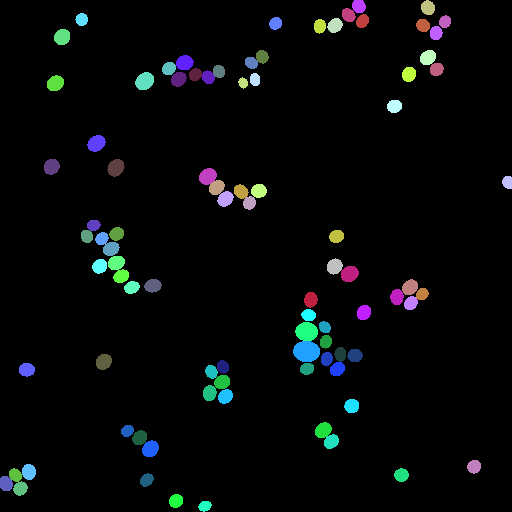
#> input picture Data/2b_S_Aureus/test/masks/JE2NileRed_oilp22_PMP_101220_007.tif, 512 x 512 px, found by its file name
$ jupyter execute --allow-errors data_augmentation.ipynb   (shell and % lines are left out)
#> lines starting #> are read from the running program, lines starting #| are printed output that depends on the picture; after the words box and inside, x2 and y2 are one past the last pixel; in counts of white or black regions, pixels touching at a corner belong together
# Data Analysis

#### We have 5 different datasets

Details:

## On Scc The Folder Structure is as follows:

- **2b**
  - A_Segmentation_S.aureus.png
  - **DeepBacs_Data_Segmentation_Staph_Aureus_dataset**
    - **brightfield_dataset**
      - **test**
        - **brightfield** (5 files)
          - JE2NileRed_oilp22_PMP_101220_007.tif
          - JE2NileRed_oilp22_PMP_101220_008.tif
          - *(... 3 more files)*
        - **masks** (5 files)
          - JE2NileRed_oilp22_PMP_101220_007.tif
          - JE2NileRed_oilp22_PMP_101220_008.tif
          - *(... 3 more files)*
      - **train**
        - **full_images**
          - **brightfield** (7 files)
            - JE2NileRed_oilp22_PMP_101220_001.tif
            - JE2NileRed_oilp22_PMP_101220_002.tif
            - *(... 5 more files)*
          - **masks** (7 files)
            - JE2NileRed_oilp22_PMP_101220_001.tif
            - JE2NileRed_oilp22_PMP_101220_002.tif
            - *(... 5 more files)*
        - **patches**
          - **brightfield** (10 files)
            - JE2NileRed_oilp22_PMP_101220_001_1.tif
            - JE2NileRed_oilp22_PMP_101220_001_2.tif
            - *(... 8 more files)*
          - **masks** (10 files)
            - JE2NileRed_oilp22_PMP_101220_001_1.tif
            - JE2NileRed_oilp22_PMP_101220_001_2.tif
            - *(... 8 more files)*
    - **Fiji_Rois**
      - **test** (5 files)
        - JE2NileRed_oilp22_PMP_101220_007.zip
        - JE2NileRed_oilp22_PMP_101220_008.zip
        - *(... 3 more files)*
      - **train** (7 files)
        - JE2NileRed_oilp22_PMP_101220_001.zip
        - JE2NileRed_oilp22_PMP_101220_002.zip
        - *(... 5 more files)*
    - **fluorescence_dataset**
      - *(similar structure as above for test and train)*
  - Notes.txt

[cell 1]
# Main folder of datasets
main_folder_path = "/projectnb/ec523kb/projects/teams_Fall_2024/Team_2/bacteria_counting/Data"

[cell 2]
# Example images
print("Brightfield")
img_path = "2b/DeepBacs_Data_Segmentation_Staph_Aureus_dataset/brightfield_dataset/test/brightfield/JE2NileRed_oilp22_PMP_101220_007.tif"
mask_path = "2b/DeepBacs_Data_Segmentation_Staph_Aureus_dataset/brightfield_dataset/test/masks/JE2NileRed_oilp22_PMP_101220_007.tif"

[cell 3]
# Stardist
img_path = "2d/5550968/DeepBacs_Data_Segmentation_B.subtilis_FtsZ_dataset/StarDist_dataset/test/fluorescence/test_1.tif"
mask_path = "2d/5550968/DeepBacs_Data_Segmentation_B.subtilis_FtsZ_dataset/StarDist_dataset/test/masks/test_1.tif"

# Data Augmentation

This is the final output function:
original_image_rgb, mask_image_rgb, final_rgb, final_mask_rgb = process_images(original_image_path, mask_image_path, visualize_individual=True, display_plots=True)

[cell 4]
import cv2
import numpy as np
import matplotlib.pyplot as plt
import os

[cell 5]
# Load image and mask
original_image_path = os.path.join(main_folder_path, img_path)
mask_image_path = os.path.join(main_folder_path, mask_path)
original_image = cv2.imread(os.path.join(main_folder_path, img_path))
mask_image = cv2.imread(os.path.join(main_folder_path, mask_path))

[cell 6]
import os
import cv2
import numpy as np
import pandas as pd

def augment_images_in_folder(image_folder_path, mask_folder_path, output_folder_path, density_factor):
    # Create main output folder
    if not os.path.exists(output_folder_path):
        os.makedirs(output_folder_path)

    # Create separate folders for augmented images and masks
    augmented_image_folder = os.path.join(output_folder_path, f'augmented_{os.path.basename(image_folder_path)}')
    augmented_mask_folder = os.path.join(output_folder_path, f'augmented_{os.path.basename(mask_folder_path)}')

    os.makedirs(augmented_image_folder, exist_ok=True)
    os.makedirs(augmented_mask_folder, exist_ok=True)

    augmentation_info = []
    image_files = [f for f in os.listdir(image_folder_path) if f.endswith(('tif','.png', '.jpg', '.jpeg'))]

    for image_file in image_files:
        mask_file = image_file  # Assuming mask files have the same name as image files
        original_image_path = os.path.join(image_folder_path, image_file)
        mask_image_path = os.path.join(mask_folder_path, mask_file)

        original_image_rgb, mask_image_rgb, final_image, final_mask = process_images(
            original_image_path,
            mask_image_path,
            visualize_individual=False,
            display_plots=True,
            density_factor=density_factor
        )

        if final_image is not None and final_mask is not None:
            augmented_image_path = os.path.join(augmented_image_folder, f'augmented_{image_file}')
            augmented_mask_path = os.path.join(augmented_mask_folder, f'augmented_{mask_file}')

            cv2.imwrite(augmented_image_path, cv2.cvtColor(final_image, cv2.COLOR_RGB2BGR))
            cv2.imwrite(augmented_mask_path, cv2.cvtColor(final_mask, cv2.COLOR_RGB2BGR))

            augmentation_info.append({
                "original_image": original_image_path,
                "mask": mask_image_path,
                "augmented_image": augmented_image_path,
                "augmented_mask": augmented_mask_path,
                "density_factor": density_factor
            })

    info_df = pd.DataFrame(augmentation_info)
    info_df.to_csv(os.path.join(output_folder_path, 'augmentation_info.csv'), index=False)

[cell 7]
import cv2
import numpy as np
import matplotlib.pyplot as plt

#import cv2
import numpy as np
import matplotlib.pyplot as plt

# [63 lines left out: functions get_unique_colors, extract_bacteria, create_background, visualize_individual_bacteria, not called in this run]

# Define a function to generate distinct colors
def generate_unique_colors(num_colors):
    np.random.seed(0)  # For reproducibility
    return np.random.randint(0, 255, size=(num_colors, 3), dtype=np.uint8)

def process_images(original_image_path, mask_image_path, visualize_individual=False, display_plots=False, density_factor=1):
    # Load images
#> call 2 of process_images, with visualize_individual = False, display_plots = True, density_factor = 5
#> in process_images, original_image is the input picture: shape (512, 512, 3); mean B, G, R 9.2, 8.5, 6.3
    original_image = cv2.imread(original_image_path)
    mask_image = cv2.imread(mask_image_path)

    if original_image is None or mask_image is None:
        print("Error loading images.")
        return

    # Process images
    unique_colors = get_unique_colors(mask_image)
    bacteria_dict = extract_bacteria(original_image, mask_image, unique_colors)

    # Generate unique colors for each bacterium
    num_bacteria = len(bacteria_dict)
    distinct_colors = generate_unique_colors(num_bacteria)

    # Increase density of bacteria by duplicating them randomly
    dense_bacteria_dict = {}
    for idx, (color, (bacteria_image, bacteria_mask)) in enumerate(bacteria_dict.items()):
        for i in range(density_factor):  # Adjust this factor for density

            # Randomly rotate the bacteria image
            angle = np.random.uniform(-30, 30)  # Random angle between -30 and 30 degrees
            center = (bacteria_image.shape[1] // 2, bacteria_image.shape[0] // 2)
            rotation_matrix = cv2.getRotationMatrix2D(center, angle, 1.0)
            rotated_bacteria_image = cv2.warpAffine(bacteria_image, rotation_matrix,
                                                     (bacteria_image.shape[1], bacteria_image.shape[0]))
            rotated_bacteria_mask = cv2.warpAffine(bacteria_mask, rotation_matrix,
                                                    (bacteria_mask.shape[1], bacteria_mask.shape[0]))

            # Randomly flip the bacteria image horizontally or vertically
            if np.random.rand() > 0.5:  # Randomly decide to flip
                rotated_bacteria_image = cv2.flip(rotated_bacteria_image, 1)  # Flip horizontally
                rotated_bacteria_mask = cv2.flip(rotated_bacteria_mask, 1)  # Flip mask similarly

            # Randomly position the new bacteria image
            offset_x = np.random.randint(0, original_image.shape[1] - rotated_bacteria_image.shape[1])
            offset_y = np.random.randint(0, original_image.shape[0] - rotated_bacteria_image.shape[0])

            # Store the transformed bacteria image and mask with its new position and assigned color
            if idx not in dense_bacteria_dict:
                dense_bacteria_dict[idx] = []
            dense_bacteria_dict[idx].append((rotated_bacteria_image.copy(), rotated_bacteria_mask.copy(), (offset_x, offset_y), distinct_colors[idx]))

    background = create_background(original_image.copy(), mask_image)

    final_image, final_mask = place_bacteria_on_background(background.copy(), dense_bacteria_dict)

    # Convert images from BGR to RGB for correct color representation in Matplotlib
    original_image_rgb = cv2.cvtColor(original_image , cv2.COLOR_BGR2RGB)
    mask_image_rgb = cv2.cvtColor(mask_image , cv2.COLOR_BGR2RGB)
    final_rgb = cv2.cvtColor(final_image , cv2.COLOR_BGR2RGB)
    final_mask_rgb = cv2.cvtColor(final_mask , cv2.COLOR_BGR2RGB)

    if display_plots:
        # Display results using Matplotlib in a structured manner
        fig, axes = plt.subplots(2, 2, figsize=(10, 10))

        axes[0,0].imshow(original_image_rgb)
        axes[0,0].set_title('Original Image')
        axes[0,0].axis('off')

        axes[0,1].imshow(mask_image_rgb)
        axes[0,1].set_title('Mask Image')
        axes[0,1].axis('off')

        axes[1,0].imshow(final_rgb)
        axes[1,0].set_title(f'Final Image with Increased Bacteria Density by {density_factor}')
        axes[1,0].axis('off')

        axes[1,1].imshow(final_mask_rgb)
        axes[1,1].set_title(f'Final Mask Image with Increased Bacteria Density by {density_factor}')
        axes[1,1].axis('off')
        plt.savefig('report_fig_2.png', dpi=300, bbox_inches='tight')
        plt.tight_layout()
        plt.show()


    return original_image_rgb, mask_image_rgb, final_rgb, final_mask_rgb

# [40 lines left out: function place_bacteria_on_background, not called in this run]

# Example usage:
img_folder_path = "2b/DeepBacs_Data_Segmentation_Staph_Aureus_dataset/brightfield_dataset/train/patches/brightfield/"
mask_folder_path = "2b/DeepBacs_Data_Segmentation_Staph_Aureus_dataset/brightfield_dataset/train/patches/masks"

original_image_path = os.path.join(main_folder_path, img_path)
mask_image_path = os.path.join(main_folder_path, mask_path)


#> (the rest of this cell did not finish here and is left out)

[cell 8]
import cv2
import numpy as np
import matplotlib.pyplot as plt

def get_unique_colors(image):
    unique_colors = np.unique(image.reshape(-1, 3), axis=0)
#> unique_colors = 90 rows, first 8: [0, 0, 0], [64, 32, 96], [64, 32, 192], [64, 64, 32], [64, 64, 96], [64, 64, 192], [64, 96, 32], [64, 96, 96]
    unique_colors = unique_colors[~np.all(unique_colors == [0, 0, 0], axis=1)]
#> unique_colors = 89 rows, first 8: [64, 32, 96], [64, 32, 192], [64, 64, 32], [64, 64, 96], [64, 64, 192], [64, 96, 32], [64, 96, 96], [64, 96, 192]
    return unique_colors

def extract_bacteria(original, mask, unique_colors):
    bacteria_dict = {}
    for color in unique_colors:
        color_mask = np.all(mask == color, axis=-1).astype(np.uint8) * 255
        contours, _ = cv2.findContours(color_mask, cv2.RETR_EXTERNAL, cv2.CHAIN_APPROX_SIMPLE)
        for contour in contours:
            # Create a mask for the contour
            contour_mask = np.zeros_like(color_mask)
            cv2.drawContours(contour_mask, [contour], -1, 255, thickness=cv2.FILLED)

            # Use the contour mask to extract the corresponding region from the original image
            bacteria_image = cv2.bitwise_and(original, original, mask=contour_mask)

            # Set background of bacteria image to black where mask is zero
            bacteria_image[contour_mask == 0] = [0, 0, 0]

            # Store the extracted bacteria image and contour mask in a dictionary
            if tuple(color) not in bacteria_dict:
                bacteria_dict[tuple(color)] = []
            bacteria_dict[tuple(color)].append((bacteria_image, contour_mask))
#> this loop made 89 passes
#> color on passes 1 to 12: [64, 32, 96], [64, 32, 192], [64, 64, 32], [64, 64, 96], [64, 64, 192], [64, 96, 32], [64, 96, 96], [64, 96, 192], [64, 128, 96], [64, 128, 192], [64, 160, 32], [64, 160, 96]
#> pass 1, in extract_bacteria, `color_mask = np.all(mask == color, axis=-1).astype(np.uint8) * 255`:
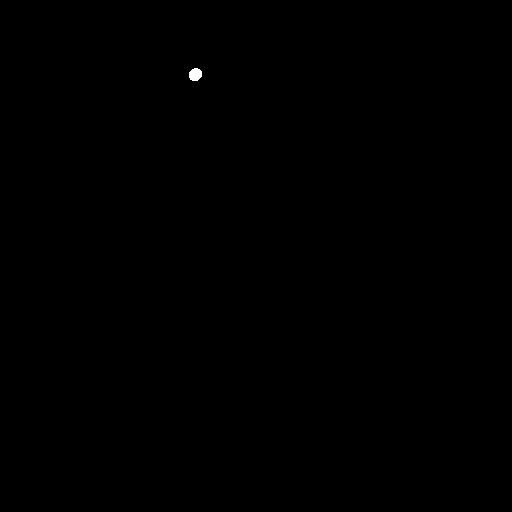
#> color_mask: shape (512, 512); 0.05% white; 1 white region, box (x1, y1, x2, y2) and area: (189, 68, 202, 81) 136
#> pass 2, in extract_bacteria, `color_mask = np.all(mask == color, axis=-1).astype(np.uint8) * 255`:
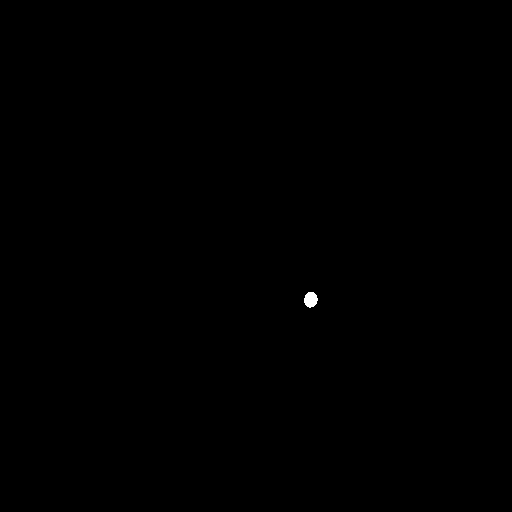
#> color_mask: shape (512, 512); 0.06% white; 1 white region, box (x1, y1, x2, y2) and area: (304, 292, 318, 308) 169
#> after the loop:
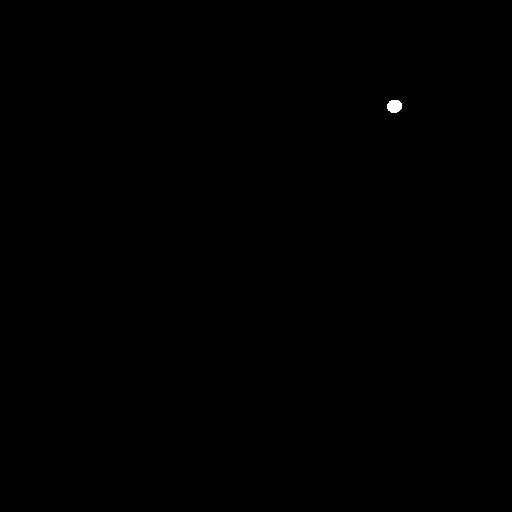
#> color_mask: shape (512, 512); 0.06% white; 1 white region, box (x1, y1, x2, y2) and area: (387, 100, 402, 113) 160
#> after the loop, bacteria_dict = 89 items
#> in process_images (call 2), `num_bacteria = len(bacteria_dict)`: num_bacteria = 89

    return bacteria_dict

# [33 lines left out: functions create_background, visualize_individual_bacteria, not called in this run]

def generate_unique_colors(num_colors):
#> in process_images (call 2), `distinct_colors = generate_unique_colors(num_bacteria)`: distinct_colors = 89 rows, first 8: [172, 10, 127], [140, 47, 170], [196, 151, 117], [166, 22, 183], [192, 204, 33], [216, 67, 179], [78, 154, 251], [82, 162, 219]
    np.random.seed(0)
    return np.random.randint(0, 255, size=(num_colors, 3), dtype=np.uint8)

def process_images(original_image_path, mask_image_path, visualize_individual=False, display_plots=False, density_factor=1):
    original_image = cv2.imread(original_image_path)
    mask_image = cv2.imread(mask_image_path)

    if original_image is None or mask_image is None:
        print("Error loading images.")
        return

    unique_colors = get_unique_colors(mask_image)
    bacteria_dict = extract_bacteria(original_image, mask_image, unique_colors)

    num_bacteria = len(bacteria_dict)
    distinct_colors = generate_unique_colors(num_bacteria)

    dense_bacteria_dict = {}
    for idx, (color, bacteria_list) in enumerate(bacteria_dict.items()):
        for i in range(density_factor):
            for bacteria_image, bacteria_mask in bacteria_list:
                angle = np.random.uniform(-30, 30)
                center = (bacteria_image.shape[1] // 2, bacteria_image.shape[0] // 2)
                rotation_matrix = cv2.getRotationMatrix2D(center, angle, 1.0)

                rotated_bacteria_image = cv2.warpAffine(bacteria_image.copy(), rotation_matrix,
                                                        (bacteria_image.shape[1], bacteria_image.shape[0]))
                rotated_bacteria_mask = cv2.warpAffine(bacteria_mask.copy(), rotation_matrix,
                                                       (bacteria_mask.shape[1], bacteria_mask.shape[0]))

                if np.random.rand() > 0.5:
                    rotated_bacteria_image = cv2.flip(rotated_bacteria_image.copy(), 1)
                    rotated_bacteria_mask = cv2.flip(rotated_bacteria_mask.copy(), 1)

                offset_x = np.random.randint(0, original_image.shape[1] - rotated_bacteria_image.shape[1])
                offset_y = np.random.randint(0, original_image.shape[0] - rotated_bacteria_image.shape[0])

                if idx not in dense_bacteria_dict:
                    dense_bacteria_dict[idx] = []
                dense_bacteria_dict[idx].append((rotated_bacteria_image.copy(), rotated_bacteria_mask.copy(),
                                                 (offset_x, offset_y), distinct_colors[idx]))
#> this loop made 1 pass
#> after the loop, dense_bacteria_dict = 0 items

    background = create_background(original_image.copy(), mask_image)

    final_image, final_mask = place_bacteria_on_background(background.copy(), dense_bacteria_dict)

    original_image_rgb = cv2.cvtColor(original_image , cv2.COLOR_BGR2RGB)
    mask_image_rgb = cv2.cvtColor(mask_image , cv2.COLOR_BGR2RGB)
    final_rgb = cv2.cvtColor(final_image , cv2.COLOR_BGR2RGB)
    final_mask_rgb = cv2.cvtColor(final_mask , cv2.COLOR_BGR2RGB)

    if display_plots:
        fig, axes = plt.subplots(2, 2, figsize=(20, 10))

        axes[0][0].imshow(original_image_rgb)
        axes[0][0].set_title('Original Image')
        axes[0][0].axis('off')

        axes[0][1].imshow(mask_image_rgb)
        axes[0][1].set_title('Mask Image')
        axes[0][1].axis('off')

        axes[1][0].imshow(final_rgb)
        axes[1][0].set_title(f'Final Image with Increased Bacteria Density by {density_factor}')
        axes[1][0].axis('off')

        axes[1][1].imshow(final_mask_rgb)
        axes[1][1].set_title(f'Final Mask Image with Increased Bacteria Density by {density_factor}')
        axes[1][1].axis('off')

        plt.tight_layout()
        plt.show()

    return original_image_rgb, mask_image_rgb, final_rgb, final_mask_rgb

# [39 lines left out: function place_bacteria_on_background, not called in this run]


# Example usage:
#> (the rest of this cell did not finish here and is left out)

[cell 9]
# Example images brightfield
img_folder_path = "2b/DeepBacs_Data_Segmentation_Staph_Aureus_dataset/brightfield_dataset/train/patches/brightfield/"
mask_folder_path = "2b/DeepBacs_Data_Segmentation_Staph_Aureus_dataset/brightfield_dataset/train/patches/masks"

img_folder_path = "2c/DeepBacs_Data_Segmentation_E.coli_Brightfield_dataset/train/brightfield"
mask_folder_path = "2c/DeepBacs_Data_Segmentation_E.coli_Brightfield_dataset/train/masks_RoiMap"

img_path = "2b/DeepBacs_Data_Segmentation_Staph_Aureus_dataset/brightfield_dataset/test/brightfield/JE2NileRed_oilp22_PMP_101220_007.tif"
mask_path = "2b/DeepBacs_Data_Segmentation_Staph_Aureus_dataset/brightfield_dataset/test/masks/JE2NileRed_oilp22_PMP_101220_007.tif"

[cell 10]
# Main folder of datasets
main_folder_path = "/projectnb/ec523kb/projects/teams_Fall_2024/Team_2/bacteria_counting/Data"

# Load image and mask
image_folder_path = os.path.join(main_folder_path, img_folder_path)
mask_folder_path = os.path.join(main_folder_path, mask_folder_path)

output_folder_name = 'augmented_' + os.path.basename(image_folder_path)
output_folder_path = os.path.join(os.path.dirname(image_folder_path), output_folder_name)  # Save alongside input folder

# Load image and mask
original_image_path = os.path.join(main_folder_path, img_path)
mask_image_path = os.path.join(main_folder_path, mask_path)
density_factor = 5

# Example usage:
#> (the rest of this cell did not finish here and is left out)

#> (a cell that did not finish here is left out)
